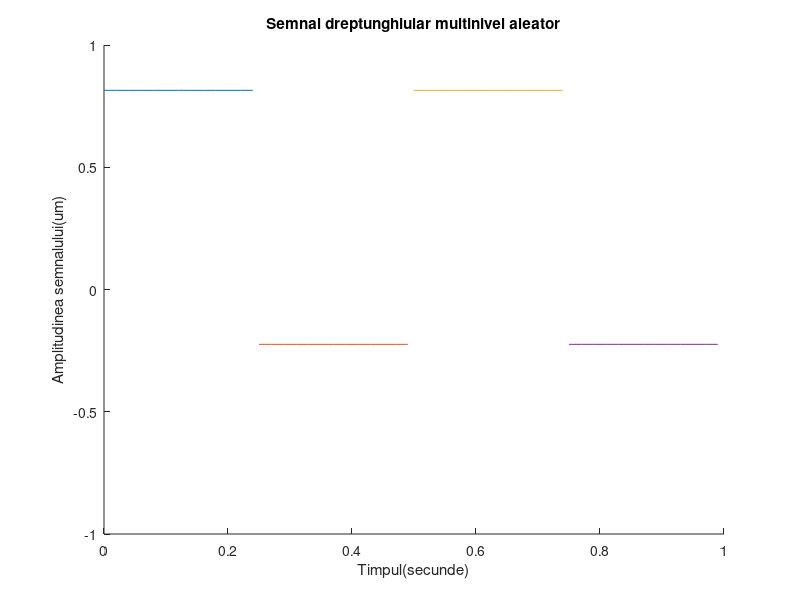

The MATLAB source for this figure:
hold on;
%utilizam hold on pentru a afisa simultan mai multe semnale pe acelasi grafic
%20ms
r1=rand(1);
%folosim rand pentru a genera un numar aleator
r2=rand(1);
t1=0:0.02:0.25;
t2=0.25:0.02:0.5;
x1=r1*square(8*pi*t1,100);
x2=-r2*square(8*pi*t2,100);
%->Folosim functia axis pentru a delimita spectrele de valori ale graficului generat de plot pentru a se incadra corespunzator in parametri
axis([0 1 -1 1]);
%->Vom folosi functia pot pentru a genera un grafic cu parametrii t1 si x1 si un grafic cu t2 si x2
plot(t1,x1);
plot(t2,x2);
t3=0.5:0.02:0.75;
t4=0.75:0.02:1;
x3=r1*square(8*pi*t3,100);
x4=-r2*square(8*pi*t4,100);
%->Vom folosi functia pot pentru a genera un grafic cu parametrii t3 si x3 si un grafic cu t4 si x4
plot(t3,x3);
plot(t4,x4);
%Am denumit axa Ox
xlabel('Timpul(secunde)')
%Am denumit axa Oy
ylabel('Amplitudinea semnalului(um)')
title('Semnal dreptunghiular multinivel aleator')
